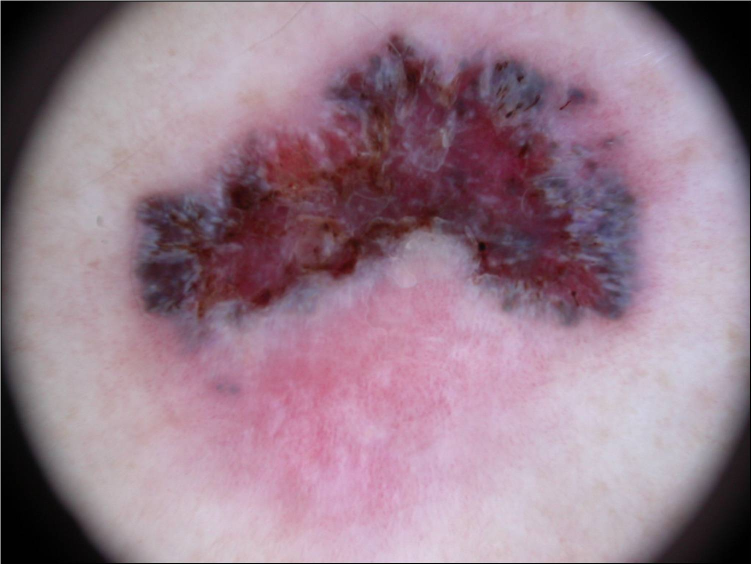
#> input picture images_test/img1.jpg, 1503 x 1129 px (shown at 1/2 size)
$ python test.py
#> lines starting #> are read from the running program, lines starting #| are printed output that depends on the picture
### blk_removal.py
from collections import deque
import numpy as np
from display_image import viewimage
import cv2

#test if the columns are only black pixels

# [37 lines left out: functions test_black_column, test_black_column_rverse, not called in this run]


def blk_column_index(img,blk_tresh):
    return test_black_column(img,blk_tresh) + test_black_column_rverse(img,blk_tresh)

# [37 lines left out: functions test_black_line, test_black_line_rverse, not called in this run]

def blk_line_index(img,blk_tresh):
    return test_black_line(img,blk_tresh)+test_black_line_rverse(img, blk_tresh)


#definition of a pixel set.

def create_set(x,y,L,img) :
    s = np.zeros((L,L),dtype=img.dtype)
    coordinates = []
    for i in range (L):
        for j in range (L):
            if 0<=j+y<img.shape[0] and 0<=i+x<img.shape[1]:
                s[j,i]=img[j+y,i+x]
                coordinates.append((y+j, x+i))
    return s, coordinates

def set_black(x,y,L,img,tau):
    s = create_set(x,y,L,img)
    coordinates = s[1]
    s1 = s[0]
    test = []
    for i in range (L):
        for j in range (L):
            if s1[j,i] < tau :
                test.append(1)
            else:
                test.append(0)
    m = np.mean(test)
    if m == 1:
        return True, coordinates
    else :
        return False, coordinates


# [5 lines left out: function get_coordinates_black_pixel, not called in this run]


def region_growing(x,y, L, img, tau):
    S = set_black(x,y, L, img, tau)
    Ly, Lx = img.shape
    mark = set()  # Utilisation d'un set pour le marquage
    waiting = deque()  # Utilisation de deque pour waiting
    coordinates = []
    #print("size of S", len(S[1]))
    if S[0]:
        waiting.extend(S[1])  # Création d'une copie indépendante de S[1]
        coordinates.extend(S[1])
        #print("size of waiting", len(waiting))
        #print("size of coordinates", len(coordinates))
        for p in S[1]:
            mark.add((p[0], p[1]))
        count = 0
        while waiting and count < 100000:
            tup = waiting.popleft()  # Retire le premier élément efficacement
            #print("LISTE ATTENTE DEBUT BOUCLE", list(waiting))
            j, i = tup  # Déballage pour plus de clarté
            #print("pixel en cours de visite", j, ":", i)

            # Vérification des voisins
            voisins = [(j + 1, i), (j - 1, i), (j, i + 1), (j, i - 1),
                       (j + 1, i + 1), (j + 1, i - 1), (j - 1, i - 1), (j - 1, i + 1)]
            for J, I in voisins:
                if 0 <= I < Lx and 0 <= J < Ly:
                    if img[J, I] < tau and (J, I) not in mark:
                        mark.add((J, I))
                        waiting.append((J, I))
                        coordinates.append((J, I))
                        #print(f"Ajouté à waiting: ({J}, {I})")
                        #print(f"Ajouté à coordinates: ({J}, {I})")

        return coordinates
    else:
        print("No black frame  in the picture")
        return False

# [14 lines left out: function mask_remove, not called in this run]

def Remove(img,tau,l,x,y):
    Ly = img.shape[0]
    Lx = img.shape[1]
    mask = img.copy()
    setting_blk_corner2 = region_growing(x,y,l, img,tau)
    setting_blk_corner1 = region_growing(Lx-x,y,l,img,tau)
    setting_blk_corner3 = region_growing(x,Ly-y,l, img,tau)
    setting_blk_corner4 = region_growing(Lx-x,Ly-y,l, img,tau)
    if not (setting_blk_corner2 and setting_blk_corner1 and setting_blk_corner3 and setting_blk_corner4):
        return mask
    setting_blk = setting_blk_corner2 + setting_blk_corner1 + setting_blk_corner3 + setting_blk_corner4
    for p in setting_blk:
        mask[p[0],p[1]]= 255
    return mask

### display_image.py
#Ensemble des fonctions permettant l'affichage des images (1, 2 ou 3 images)

import numpy as np
import cv2
import matplotlib.pyplot as plt

# [37 lines left out: functions viewimgs, view3imgs, not called in this run]


def viewimage(img):
    if img is None:
        print("Erreur : l'image n'a pas été chargée correctement.")
        return
    cv2.namedWindow('Display', cv2.WINDOW_NORMAL)
    cv2.imshow('Display', img)
    cv2.waitKey(0)
    cv2.destroyAllWindows()

# [10 lines left out: function mask_display, not called in this run]

### test.py
#%%
import numpy as np
import cv2
import matplotlib.pyplot as plt
import blk_removal as blk
import otsu_seg as os
import post_processing as pp
from display_image import viewimgs, viewimage
#%%
#Download of the test images
img1 = cv2.imread('images_test/img1.jpg')
#> img1 is the input picture: shape (1129, 1503, 3); mean B, G, R 140.2, 125.2, 151.9
img2 = cv2.imread('images_test/img8.jpg')
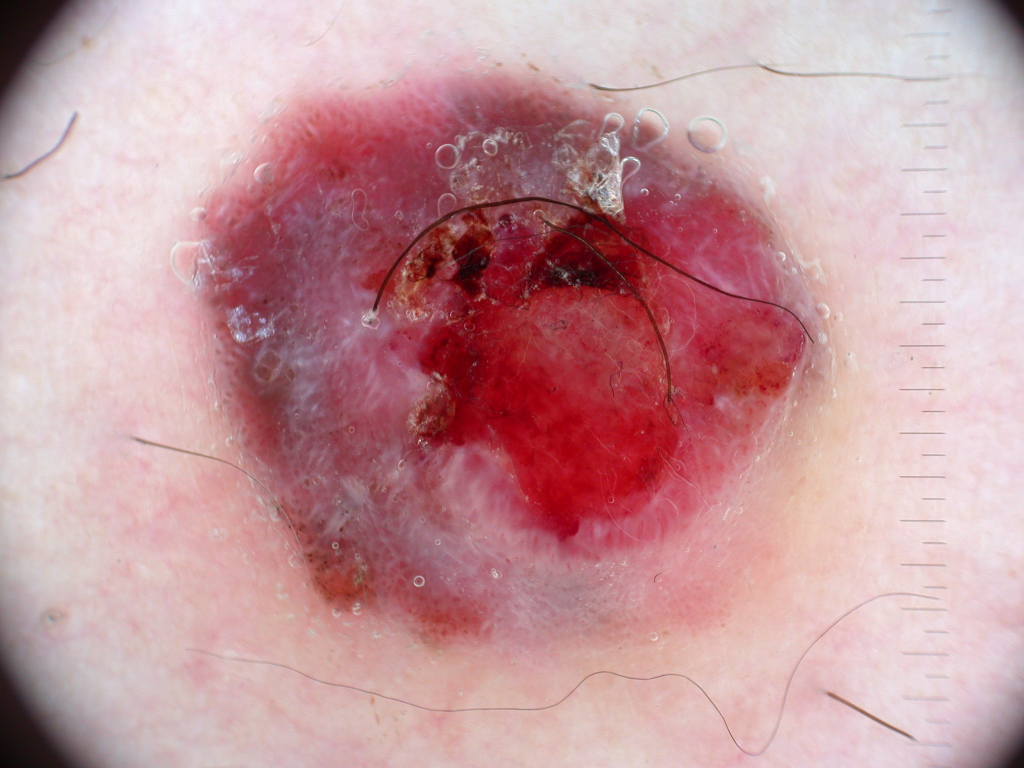
#> input picture images_test/img8.jpg, 2048 x 1536 px (shown at 1/2 size)
#> img2 is the input picture: shape (1536, 2048, 3); mean B, G, R 157.5, 152.5, 197.7
#%%
#Test images in grayscale

img_gray1 = cv2.cvtColor(img1, cv2.COLOR_BGR2GRAY)
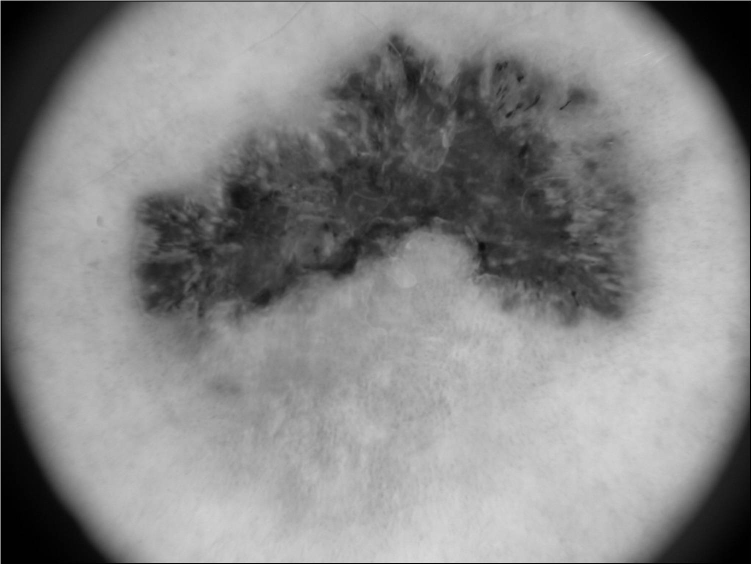
#> img_gray1: shape (1129, 1503) (shown at 1/2 size); min 0, max 255, mean 134.9
img_gray2 = cv2.cvtColor(img2, cv2.COLOR_BGR2GRAY)
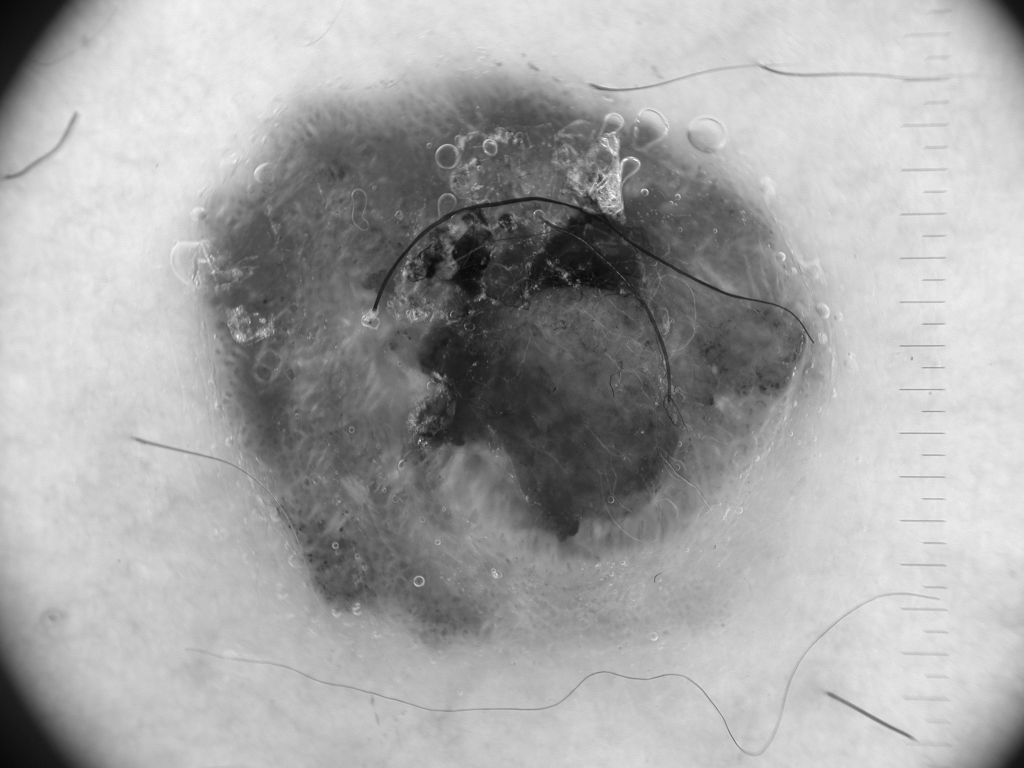
#> img_gray2: shape (1536, 2048) (shown at 1/2 size); min 7, max 255, mean 166.6

#%%
mask = blk.Remove(img_gray1, 60, 5, 5, 5)
#> after the loop in create_set, `for i in range (L):`: coordinates = 25 pairs, first value 5 to 9, second value 5 to 9; s = [[8, 0, 23, 0, 0], [0, 0, 0, 0, 0], [0, 8, 0, 0, 0], [0, 1, 0, 1, 1], [0, 1, 0, 1, 1]]
#> in set_black, `coordinates = s[1]`: coordinates = 25 pairs, first value 5 to 9, second value 5 to 9
#> in set_black, `s1 = s[0]`: s1 has the same summary as s in create_set
#> the loop in region_growing, `for p in S[1]:` made 25 passes
#> p on passes 1 to 12: (5, 5), (6, 5), (7, 5), (8, 5), (9, 5), (5, 6), (6, 6), (7, 6), (8, 6), (9, 6), (5, 7), (6, 7)
#> after the loop in region_growing, `for p in S[1]:`: mark = 25 items
#> after the loop in region_growing, `while waiting and count < 100000:`: coordinates = 145407 items
#> in Remove, `setting_blk_corner1 = region_growing(Lx-x,y,l,img,tau)`: setting_blk_corner1 = False
viewimage(mask)

 #%%
#Test of the region growing fonction


# %%
#> (the run stopped early here; a loop or call above may not have finished)
